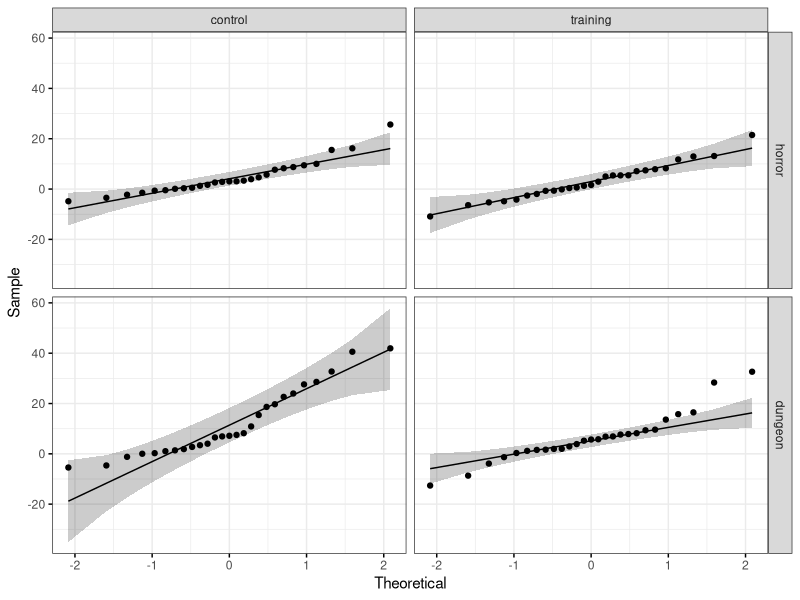
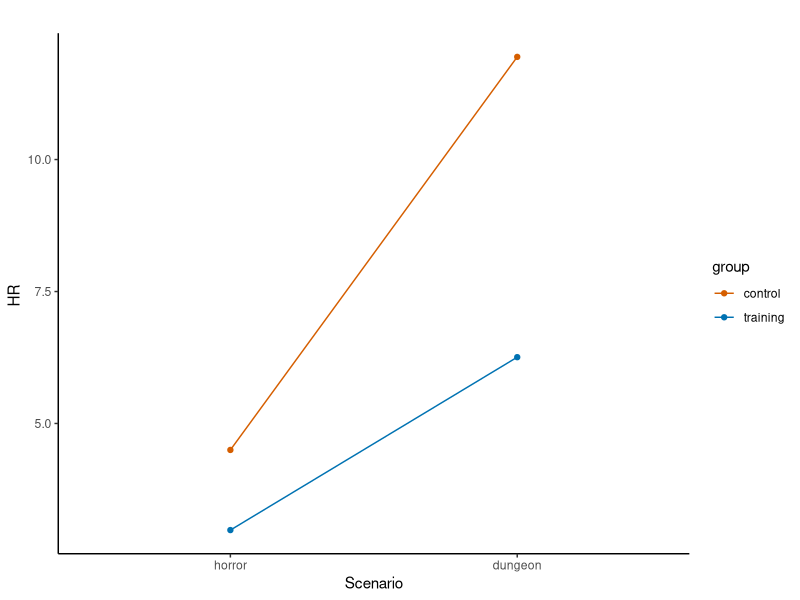
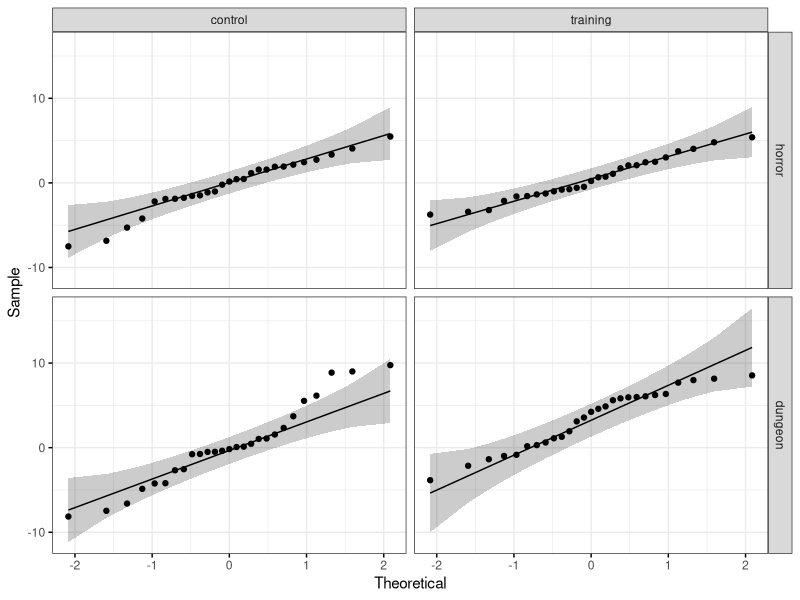
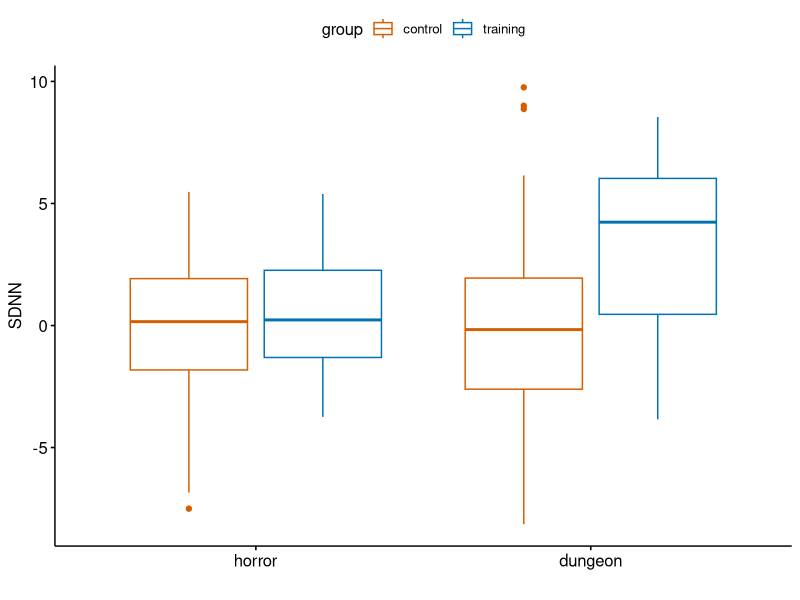
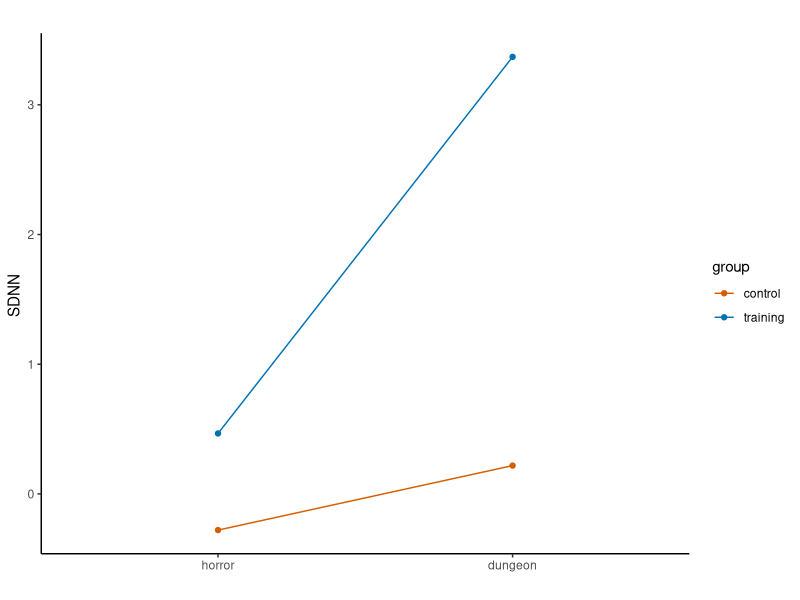
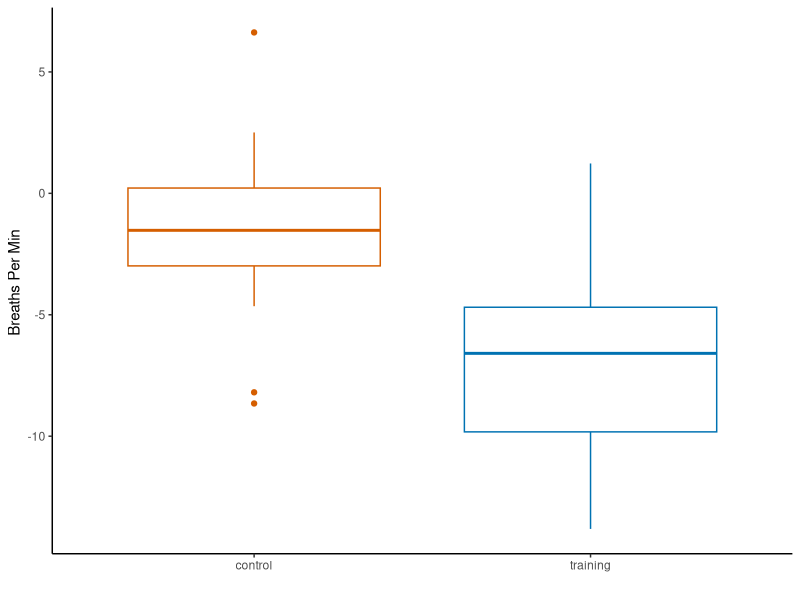

Recreate these plots in R, in order.
## ---- chunk 1
library(tidyverse)
library(nlme)
library(ggplot2)
library(ggpubr)
library(rstatix)
library(reshape2)
library(dplyr)
library(psych)


## ---- chunk 2


training_t2 <- read.csv("data/training_t2_CLEAN.csv")
control_t2 <- read.csv("data/control_t2_CLEAN.csv")
control_t1<- read.csv("data/control_t1_CLEAN.csv")
training_t1 <- read.csv("data/training_t1_CLEAN.csv")

#cbPalette <- c( "#E69F00", "#56B4E9", "#009E73", "#F0E442", "#0072B2", "#D55E00", "#CC79A7")
cbPalette <- c( "#D55E00", "#0072B2")

##checking the ids match for both groups 
#training_t1$ids == training_t2$ids
#ßcontrol_t1$ids == control_t2$ids

#rm <- sample(training_t1$ids, 1) 
### initially used this to randomly choose a participant from 
## the training group to exclude to make the groups even sizes - 
## the initial exclusion was 9361 so it has been hardcoded 
###in for reproducibility 

training_t1[which(training_t1$ids == 9361),] <- NA
training_t2[which(training_t2$ids == 9361),] <- NA

training_t2 <- training_t2[complete.cases(training_t2),]
training_t1 <- training_t1[complete.cases(training_t1),]



training_t2$hr_diff <- training_t2$dungeon_HR - training_t1$baseline_HR
control_t2$hr_diff <- control_t2$dungeon_HR - control_t1$baseline_HR

training_t2$sdnn_diff <- training_t2$dungeon_sdnn - training_t1$baseline_sdnn
control_t2$sdnn_diff <- control_t2$dungeon_sdnn - control_t1$baseline_sdnn

options(scipen=999)

################################################
## T-tests 
################################################


t.test(training_t2$hr_diff, control_t2$hr_diff)
t.test(training_t2$sdnn_diff, control_t2$sdnn_diff)


## ---- chunk 3


################################################
### BL normalised HR repeated measures ANOVA ###
################################################


training_melt <- data.frame(ids = rep(training_t1$ids,2),
                                   time = c(rep("horror", 27), rep("dungeon",27)),
                                   HR = c(training_t1$horror_HR - training_t1$baseline_HR,
                                          training_t2$hr_diff),
                                   group = rep("training", 54))

control_melt <- data.frame(ids = rep(control_t1$ids,2),
                                  time = c(rep("horror", 27), rep("dungeon",27)),
                                  HR = c(control_t1$horror_HR - control_t1$baseline_HR,
                                         control_t2$hr_diff),
                                  group = rep("control", 54))


melt.aov <- rbind(control_melt, training_melt)

rm(training_melt, control_melt)

melt.aov$time <- factor(melt.aov$time, levels=c("horror", "dungeon"))
melt.aov$group <- factor(melt.aov$group)


#test normality 
melt.aov %>%
  group_by(time, group) %>%
  shapiro_test(HR)

ggqqplot(melt.aov, "HR", ggtheme = theme_bw()) +
  facet_grid(time ~ group)

#test homogeneity of variance
melt.aov %>%
  group_by(time) %>%
  levene_test(HR ~ group)

#test homogeneity of covariance
box_m(melt.aov[, "HR", drop = FALSE], melt.aov$group)

## ---- chunk 4
# Two-way mixed ANOVA test
res.aov <- anova_test(
  data = melt.aov, dv = HR, wid = ids,
  between = group, within = time
)
get_anova_table(res.aov)

# Effect of time at each level of group
one.way <- melt.aov %>%
  group_by(group) %>%
  anova_test(dv = HR, wid = ids, within = time) %>%
  get_anova_table() %>%
  adjust_pvalue(method = "fdr")
one.way

##calculate the means for control and training

#mean(control_t1$horror_HR)
#mean(control_t2$dungeon_HR)


melt.aov %>% 
  group_by(group, time) %>% 
  summarise(hr_mean = mean(HR)) -> melt.aov2


melt.aov2 %>% 
  ggplot() +
  aes(x = time, y = hr_mean, color = group) +
  geom_line(aes(group = group)) +
  scale_color_manual(values=cbPalette)+
  theme_classic()+
  labs(title = "",
       x = "Scenario",
       y = "HR ",
       fill = "group")+
  geom_point()




rm(melt.aov, melt.aov2, model.aov, res.aov, one.way)

## ---- chunk 5
###################################################
### BL normalised SDNN repeated measures ANOVA ###
##################################################

training_sdnn_melt <- data.frame(ids = rep(training_t1$ids,2),
                                   time = c(rep("horror", 27), rep("dungeon",27)),
                                   SDNN = c(training_t1$horror_sdnn - training_t1$baseline_sdnn,
                                            training_t2$sdnn_diff),
                                   group = rep("training", 54))

control_sdnn_melt <- data.frame(ids = rep(control_t1$ids,2),
                                  time = c(rep("horror", 27), rep("dungeon",27)),
                                  SDNN = c(control_t1$horror_sdnn - control_t1$baseline_sdnn,
                                           control_t2$sdnn_diff),
                                  group = rep("control", 54))

melt.aov <- rbind(control_sdnn_melt, training_sdnn_melt)

rm(control_sdnn_melt, training_sdnn_melt)


melt.aov$time <- factor(melt.aov$time, levels=c("horror", "dungeon"))
melt.aov$group <- factor(melt.aov$group)


#test normality dATA IS NOT NORMAL
melt.aov %>%
  group_by(time, group) %>%
  shapiro_test(SDNN)

ggqqplot(melt.aov, "SDNN", ggtheme = theme_bw()) +
  facet_grid(time ~ group)

#test homogeneity of variance
melt.aov %>%
  group_by(time) %>%
  levene_test(SDNN ~ group)

#test homogeneity of covariance
box_m(melt.aov[, "SDNN", drop = FALSE], melt.aov$group)

## ---- chunk 6
# Two-way mixed ANOVA test
res.aov <- anova_test(
  data = melt.aov, dv = SDNN, wid = ids,
  between = group, within = time
)
get_anova_table(res.aov)


# Pairwise comparisons between group levels
pwc <- melt.aov %>%
  group_by(time) %>%
  pairwise_t_test(SDNN ~ group, p.adjust.method = "bonferroni")
pwc

melt.aov <- melt.aov %>% 
  group_by(group) %>% 
  mutate(mean = mean(SDNN))

melt.aov <- melt.aov %>% 
  group_by(time) %>% 
  mutate(time_mean = mean(SDNN))

# Effect of time at each level of exercises group
one.way <- melt.aov %>%
  group_by(group) %>%
  anova_test(dv = SDNN, wid = ids, within = time) %>%
  get_anova_table() %>%
  adjust_pvalue(method = "fdr")
one.way


# Pairwise comparisons between time points at each group levels
# Paired t-test is used because we have repeated measures by time
pwc2 <- melt.aov %>%
  group_by(group) %>%
  pairwise_t_test(
    SDNN ~ time, paired = TRUE, 
    p.adjust.method = "bonferroni"
  ) %>%
  select(, -p) # Remove details

print(pwc2)


bxp <- ggboxplot(
  melt.aov, x = "time", y = "SDNN",
  color = "group", palette= cbPalette,
  ylab = "SDNN", xlab = "")
bxp


melt.aov %>% 
  group_by(group, time) %>% 
  summarise(sdnn_mean = mean(SDNN)) -> melt.aov2


melt.aov2 %>% 
  ggplot() +
  aes(x = time, y = sdnn_mean, color = group) +
  geom_line(aes(group = group)) +
  scale_color_manual(values=cbPalette)+
  theme_classic()+
  labs(title = "",
       x = "",
       y = "SDNN ",
       fill = "group")+
  geom_point()

rm(melt.aov, melt.aov2, bxp, pwc, pwc2, one.way, res.aov)

## ---- chunk 7

###################################################
############## Respiration analysis ############## 
##################################################

controlResp <- read.csv("data/controlResp.csv")
trainResp <- read.csv("data/trainingResp.csv")

trainResp$diff <- trainResp$dungeonBreathTrain - trainResp$baselineBreathTrain
controlResp$contDiff <- controlResp$dungeonBreathCont - controlResp$baselineBreathCont


# rm <- sample(trainResp$ids, 4) 
# Initially I selected 4 random datasets from the training group to exclude
#these were 6782, 9361, 6924 and 4486
# for replicability I'm now manually removing those participants
# so we don't randomly remove different participants each time and alter results

trainResp[which(trainResp$ids == 6782),] <- NA
trainResp[which(trainResp$ids == 9361),] <- NA
trainResp[which(trainResp$ids == 6924),] <- NA
trainResp[which(trainResp$ids == 4486),] <- NA

trainResp <- trainResp[complete.cases(trainResp),]


#mean(trainResp$diff)
#mean(controlResp$contDiff)


t.test(controlResp$contDiff, trainResp$diff)


#### plotting difference in resp change
### between control and training groups 


colnames(trainResp)[2] <- "baseline" 
colnames(trainResp)[3] <- "stressor" 
colnames(controlResp)[2] <- "baseline" 
colnames(controlResp)[3] <- "stressor" 


diffs <- data.frame(control = controlResp$contDiff, 
                    training = trainResp$diff)


diffs <- melt(diffs)
diffs$variable <- factor(diffs$variable)


diffs %>% 
  ggplot() +
  aes(x = variable, y = value, color = variable) +
  geom_boxplot(show.legend = FALSE) +
  theme_classic()+
  scale_color_manual(values=cbPalette)+
  labs(title =,
       x = "",
       y = "Breaths Per Min ")
       
